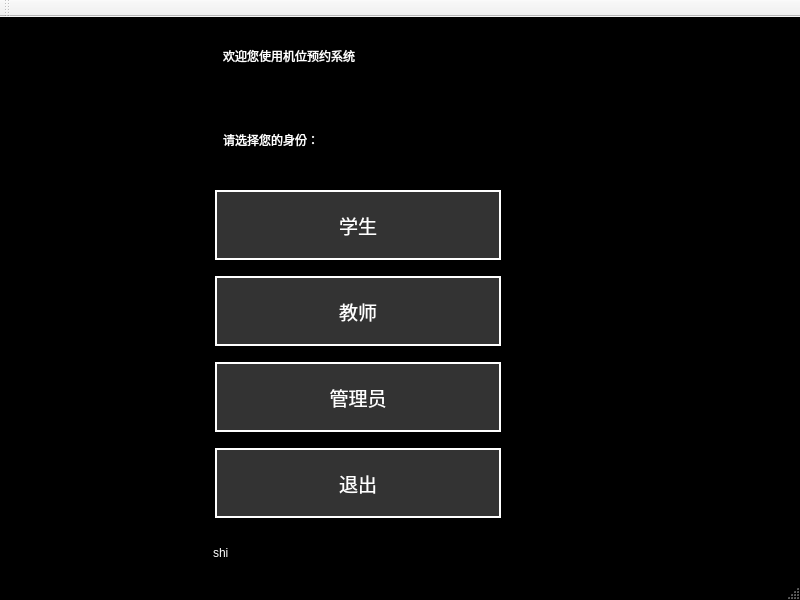
<?xml version="1.0" encoding="UTF-8"?>
<ui version="4.0">
 <class>MainWindow</class>
 <widget class="QMainWindow" name="MainWindow">
  <property name="geometry">
   <rect>
    <x>0</x>
    <y>0</y>
    <width>800</width>
    <height>600</height>
   </rect>
  </property>
  <property name="minimumSize">
   <size>
    <width>294</width>
    <height>100</height>
   </size>
  </property>
  <property name="windowTitle">
   <string>MainWindow</string>
  </property>
  <property name="styleSheet">
   <string notr="true">QMainWindow {
    background-color: black;
}

QLabel {
    color: white;
    font: 16pt &quot;微软雅黑&quot;;
    margin: 10px;
}

QPushButton {
    background-color: #333333;
    color: white;
    border: 2px solid white;
    padding: 15px;
    font: 14pt &quot;微软雅黑&quot;;
    min-width: 250px;
    margin: 5px;
}

QPushButton:hover {
    background-color: #555555;
    border: 2px solid #00ff00;
}

QPushButton:pressed {
    background-color: #777777;
}</string>
  </property>
  <widget class="QWidget" name="centralwidget">
   <widget class="QWidget" name="verticalLayoutWidget">
    <property name="geometry">
     <rect>
      <x>210</x>
      <y>0</y>
      <width>296</width>
      <height>506</height>
     </rect>
    </property>
    <layout class="QVBoxLayout" name="verticalLayout">
     <item>
      <widget class="QLabel" name="label">
       <property name="text">
        <string>欢迎您使用机位预约系统</string>
       </property>
      </widget>
     </item>
     <item>
      <widget class="QLabel" name="label_2">
       <property name="text">
        <string>请选择您的身份：</string>
       </property>
      </widget>
     </item>
     <item>
      <widget class="QPushButton" name="btn_student">
       <property name="minimumSize">
        <size>
         <width>294</width>
         <height>80</height>
        </size>
       </property>
       <property name="font">
        <font>
         <family>微软雅黑</family>
         <pointsize>14</pointsize>
         <italic>false</italic>
         <bold>false</bold>
        </font>
       </property>
       <property name="text">
        <string>学生</string>
       </property>
      </widget>
     </item>
     <item>
      <widget class="QPushButton" name="btn_teacher">
       <property name="minimumSize">
        <size>
         <width>294</width>
         <height>80</height>
        </size>
       </property>
       <property name="font">
        <font>
         <family>微软雅黑</family>
         <pointsize>14</pointsize>
         <italic>false</italic>
         <bold>false</bold>
        </font>
       </property>
       <property name="text">
        <string>教师</string>
       </property>
      </widget>
     </item>
     <item>
      <widget class="QPushButton" name="btn_manager">
       <property name="minimumSize">
        <size>
         <width>294</width>
         <height>80</height>
        </size>
       </property>
       <property name="font">
        <font>
         <family>微软雅黑</family>
         <pointsize>14</pointsize>
         <italic>false</italic>
         <bold>false</bold>
        </font>
       </property>
       <property name="text">
        <string>管理员</string>
       </property>
      </widget>
     </item>
     <item>
      <widget class="QPushButton" name="btn_exit">
       <property name="minimumSize">
        <size>
         <width>294</width>
         <height>80</height>
        </size>
       </property>
       <property name="font">
        <font>
         <family>微软雅黑</family>
         <pointsize>14</pointsize>
         <italic>false</italic>
         <bold>false</bold>
        </font>
       </property>
       <property name="text">
        <string>退出</string>
       </property>
      </widget>
     </item>
    </layout>
   </widget>
   <widget class="QLabel" name="label_time">
    <property name="geometry">
     <rect>
      <x>200</x>
      <y>500</y>
      <width>551</width>
      <height>71</height>
     </rect>
    </property>
    <property name="text">
     <string>shi</string>
    </property>
   </widget>
  </widget>
  <widget class="QStatusBar" name="statusbar"/>
  <widget class="QToolBar" name="toolBar">
   <property name="windowTitle">
    <string>toolBar</string>
   </property>
   <attribute name="toolBarArea">
    <enum>TopToolBarArea</enum>
   </attribute>
   <attribute name="toolBarBreak">
    <bool>false</bool>
   </attribute>
  </widget>
 </widget>
 <resources/>
 <connections/>
</ui>
